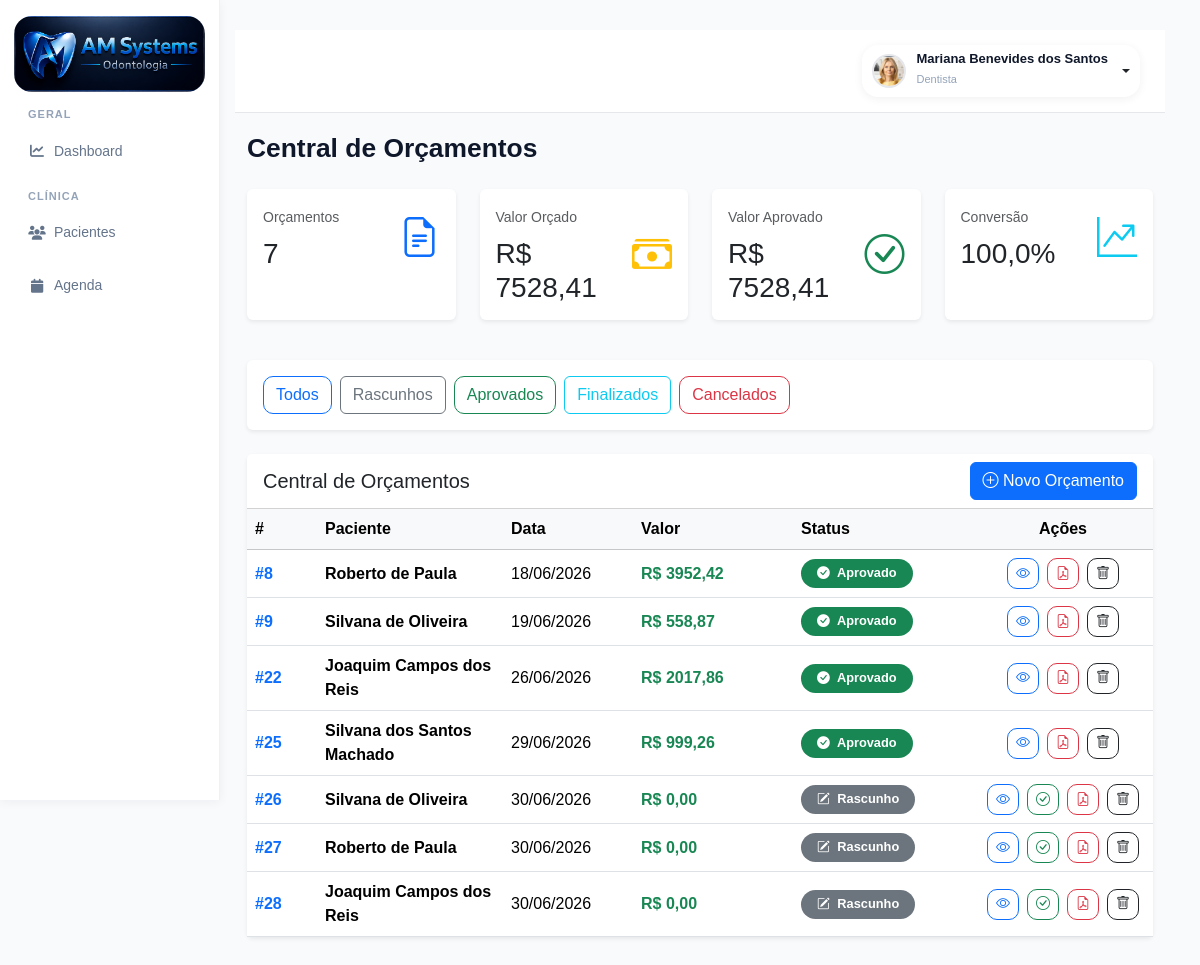
The page /orcamentos/central/ (signed in) on the database as committed earlier.
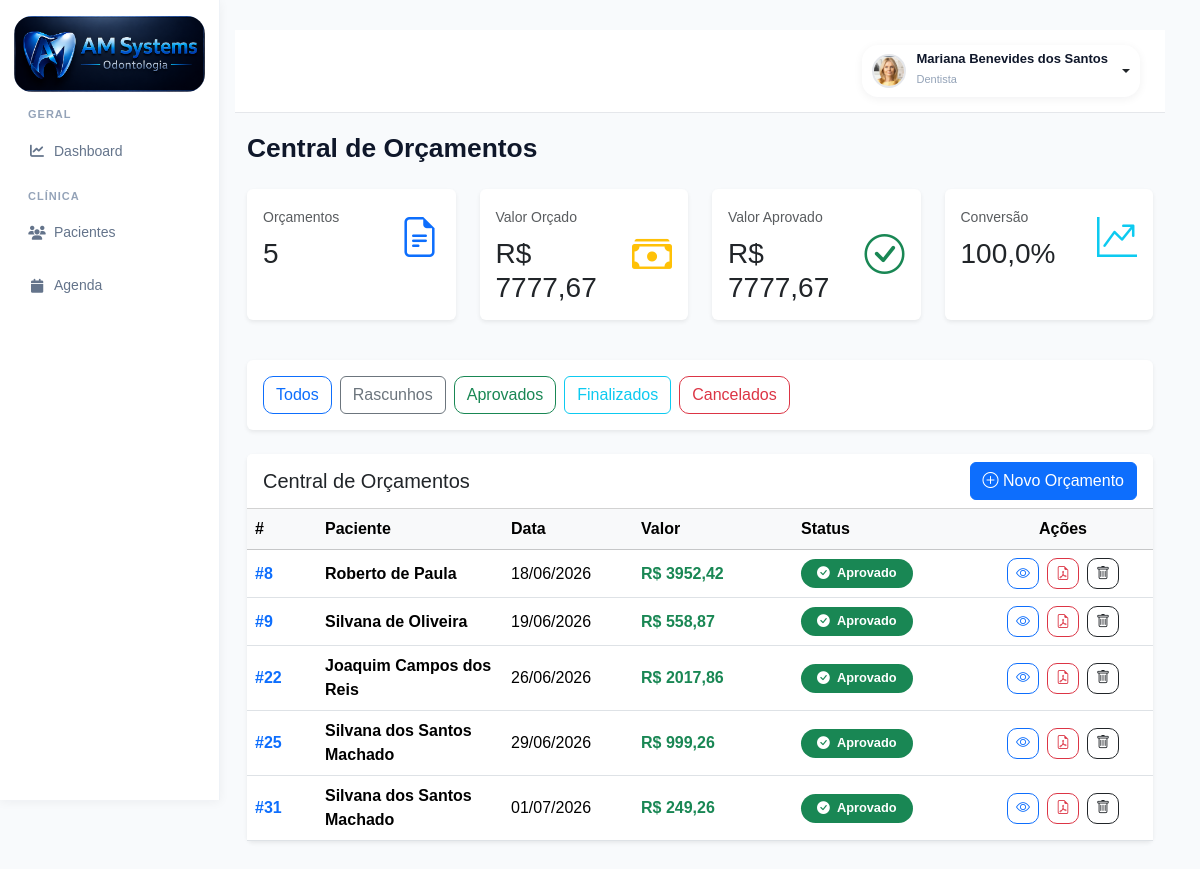
The same page on the database as committed later.
### accounts/models.py (models this page shows, shortened)
class Orcamento(models.Model):
    paciente = models.ForeignKey(
        Paciente,
        on_delete=models.CASCADE,
        related_name='orcamentos'
    )
    tratamento = models.ForeignKey(
        Tratamento,
        on_delete=models.CASCADE,
        related_name='orcamentos',
        null=True,
        blank=True
    )
    STATUS_CHOICES = (
        ('rascunho', 'Rascunho'),
        ('aprovado', 'Aprovado'),
        ('em_execucao', 'Em Execução'),
        ('finalizado', 'Finalizado'),
        ('cancelado', 'Cancelado'),
    )
    status = models.CharField(
        max_length=20,
        choices=STATUS_CHOICES,
        default='rascunho'
    )
    desconto = models.DecimalField(
        max_digits=10,
        decimal_places=2,
        default=0
    )
    entrada = models.DecimalField(
        max_digits=10,
        decimal_places=2,
        default=0
    )
    parcelas = models.IntegerField(
        default=1
    )
    FORMA_PAGAMENTO = (
        ('dinheiro', 'Dinheiro'),
        ('pix', 'PIX'),
        ('debito', 'Cartão Débito'),
        ('credito', 'Cartão Crédito'),
        ('boleto', 'Boleto'),
    )
    forma_pagamento = models.CharField(
        max_length=20,
        choices=FORMA_PAGAMENTO,
        default='pix'
    )
    observacoes = models.TextField(
        blank=True,
        null=True
    )
    criado_em = models.DateTimeField(
        auto_now_add=True
    )
    @property
    def total(self):
        total = sum(
            item.total
            for item in self.itens.all()
        )
        return total - self.desconto

class Paciente(models.Model):
    foto = models.ImageField(
        upload_to='pacientes/',
        blank=True,
        null=True
    )
    nome = models.CharField(
        max_length=200
    )
    cpf = models.CharField(
        max_length=14,
        blank=True,
        null=True
    )
    rg = models.CharField(
        max_length=20,
        blank=True,
        null=True
    )
    nascimento = models.DateField(
        blank=True,
        null=True
    )
    genero = models.CharField(
        max_length=20,
        blank=True,
        null=True
    )
    estado_civil = models.CharField(
        max_length=30,
        blank=True,
        null=True
    )
    profissao = models.CharField(
        max_length=100,
        blank=True,
        null=True
    )
    telefone = models.CharField(
        max_length=20,
        blank=True,
        null=True
    )
    whatsapp = models.CharField(
        max_length=20,
        blank=True,
        null=True
    )
    email = models.EmailField(
        blank=True,
        null=True
    )
    cep = models.CharField(
        max_length=10,
        blank=True,
        null=True
    )
    endereco = models.CharField(
        max_length=255,
        blank=True,
        null=True
    )
    numero = models.CharField(
        max_length=20,
        blank=True,
        null=True
    )
    complemento = models.CharField(
        max_length=100,
        blank=True,
        null=True
    )
    bairro = models.CharField(
        max_length=100,
        blank=True,
        null=True
    )
    cidade = models.CharField(
        max_length=100,
        blank=True,
        null=True
    )
    estado = models.CharField(
        max_length=2,
        blank=True,
        null=True
    )
    convenio = models.CharField(
        max_length=100,
        blank=True,
        null=True
    )
    carteirinha = models.CharField(
        max_length=100,
        blank=True,
        null=True
    )
    alergias = models.TextField(
        blank=True,
        null=True
    )
    medicamentos = models.TextField(
        blank=True,
        null=True
    )
    observacoes = models.TextField(
        blank=True,
        null=True
    )
    responsavel = models.CharField(
        max_length=200,
        blank=True,
        null=True
    )
    cpf_responsavel = models.CharField(
        max_length=14,
        blank=True,
        null=True
    )
    telefone_responsavel = models.CharField(
        max_length=20,
        blank=True,
        null=True
    )
    dentista = models.ForeignKey(
        User,
        on_delete=models.SET_NULL,
        null=True,
        blank=True,
        related_name='pacientes'
    )
    ativo = models.BooleanField(
        default=True
    )
    criado_em = models.DateTimeField(
        auto_now_add=True
    )
    atualizado_em = models.DateTimeField(
        auto_now=True
    )

class ItemOrcamento(models.Model):
    STATUS_CHOICES = (
        ('existente', 'Existente'),
        ('planejado', 'Planejado'),
        ('andamento', 'Em Andamento'),
        ('realizado', 'Realizado'),
        ('cancelado', 'Cancelado'),
    )
    orcamento = models.ForeignKey(
        Orcamento,
        on_delete=models.CASCADE,
        related_name='itens'
    )
    procedimento = models.ForeignKey(
        Procedimento,
        on_delete=models.SET_NULL,
        null=True
    )
    tipo_local = models.CharField(
        max_length=20,
        choices=TIPO_LOCAL,
        default='dente'
    )
    dente = models.CharField(
        max_length=10,
        blank=True,
        null=True
    )
    face = models.CharField(
        max_length=10,
        blank=True,
        null=True
    )
    posicao_icone = models.CharField(
        max_length=20,
        blank=True,
        null=True,
        choices=Procedimento.POSICOES
    )
    hemi_arcada = models.CharField(
        max_length=20,
        choices=HEMI_CHOICES,
        blank=True,
        null=True
    )
    quantidade = models.IntegerField(
        default=1
    )
    valor_unitario = models.DecimalField(
        max_digits=10,
        decimal_places=2,
        default=0
    )
    status = models.CharField(
        max_length=20,
        choices=STATUS_CHOICES,
        default='planejado'
    )
    @property
    def total(self):
        return self.quantidade * self.valor_unitario

### accounts/views.py (the view)
def central_orcamentos(request):
    status = request.GET.get('status')
    orcamentos = Orcamento.objects.all()
    if status:
        orcamentos = orcamentos.filter(status=status)
    total_orcamentos = Orcamento.objects.count()
    valor_total = 0
    valor_aprovado = 0
    for orcamento in Orcamento.objects.all():
        valor_total += orcamento.total
        if orcamento.status == 'aprovado':
            valor_aprovado += orcamento.total
    percentual_conversao = 0
    if valor_total > 0:
        percentual_conversao = round(
            (valor_aprovado / valor_total) * 100,
            1
        )
    rascunhos = Orcamento.objects.filter(
        status='rascunho'
    ).count()
    aprovados = Orcamento.objects.filter(
        status='aprovado'
    ).count()
    finalizados = Orcamento.objects.filter(
        status='finalizado'
    ).count()
    cancelados = Orcamento.objects.filter(
        status='cancelado'
    ).count()
    context = {
        'orcamentos': orcamentos,
        'status': status,
        'total_orcamentos': total_orcamentos,
        'valor_total': valor_total,
        'valor_aprovado': valor_aprovado,
        'percentual_conversao': percentual_conversao,
        'rascunhos': rascunhos,
        'aprovados': aprovados,
        'finalizados': finalizados,
        'cancelados': cancelados,
    }
    return render(
        request,
        'accounts/central_orcamentos.html',
        context
    )

### accounts/templates/accounts/central_orcamentos.html (shortened to what the changed rows need)
{% extends 'accounts/base.html' %}
{% block content %}
<div class="container-fluid">
    <div class="d-flex justify-content-between align-items-center mb-4">
        <h1 class="page-title">
            Central de Orçamentos
        </h1>
    </div>
    <div class="row mb-4">
        <div class="col-md-3 mb-3">
            <div class="card border-0 shadow-sm h-100">
                <div class="card-body">
                    <div class="d-flex justify-content-between align-items-center">
                        <div>
                            <small class="text-muted">
                                Orçamentos
                            </small>
                            <h3 class="mb-0 mt-2">
                                {{ total_orcamentos }}
                            </h3>
                        </div>
                    </div>
                </div>
            </div>
        </div>
        <div class="col-md-3 mb-3">
            <div class="card border-0 shadow-sm h-100">
                <div class="card-body">
                    <div class="d-flex justify-content-between align-items-center">
                        <div>
                            <small class="text-muted">
                                Valor Orçado
                            </small>
                            <h3 class="mb-0 mt-2">
                                R$ {{ valor_total }}
                            </h3>
                        </div>
                    </div>
                </div>
            </div>
        </div>
        <div class="col-md-3 mb-3">
            <div class="card border-0 shadow-sm h-100">
                <div class="card-body">
                    <div class="d-flex justify-content-between align-items-center">
                        <div>
                            <small class="text-muted">
                                Valor Aprovado
                            </small>
                            <h3 class="mb-0 mt-2">
                                R$ {{ valor_aprovado }}
                            </h3>
                        </div>
                    </div>
                </div>
            </div>
        </div>
    </div>
    <div class="card border-0 shadow-sm">
        <div class="card-body p-0">
            <div class="table-responsive">
                <table class="table align-middle mb-0">
    <thead class="table-light">
        <tr>
            <th width="70">#</th>
            <th>Paciente</th>
            <th width="130">Data</th>
            <th width="160">Valor</th>
            <th width="180">Status</th>
            <th width="180" class="text-center">
                Ações
            </th>
        </tr>
    </thead>
    <tbody>
        {% for orcamento in orcamentos %}
        <tr>
            <td class="fw-bold text-primary">
                #{{ orcamento.id }}
            </td>
            <td>
                <div class="fw-semibold">
                    {{ orcamento.paciente.nome }}
                </div>
            </td>
            <td>
                {{ orcamento.criado_em|date:"d/m/Y" }}
            </td>
            <td class="fw-bold text-success">
                R$ {{ orcamento.total }}
            </td>
            <td>
                {% if orcamento.status == 'rascunho' %}
                <span class="badge rounded-pill bg-secondary px-3 py-2">
                    <i class="bi bi-pencil-square me-1"></i>
                    Rascunho
                </span>
                {% elif orcamento.status == 'aprovado' %}
                <span class="badge rounded-pill bg-success px-3 py-2">
                    <i class="bi bi-check-circle-fill me-1"></i>
                    Aprovado
                </span>
                {% elif orcamento.status == 'finalizado' %}
                <span class="badge rounded-pill bg-primary px-3 py-2">
                    <i class="bi bi-flag-fill me-1"></i>
                    Finalizado
                </span>
                {% elif orcamento.status == 'cancelado' %}
                <span class="badge rounded-pill bg-danger px-3 py-2">
                    <i class="bi bi-x-circle-fill me-1"></i>
                    Cancelado
                </span>
                {% endif %}
            </td>
            <td>
                <div class="d-flex justify-content-center gap-2">
                    <a href="{% url 'orcamento' orcamento.paciente.id %}"
                       class="btn btn-sm btn-outline-primary"
                       title="Visualizar">
                        <i class="bi bi-eye"></i>
                    </a>
                    {% if orcamento.status == 'rascunho' %}
                    <a href="{% url 'aprovar_orcamento' orcamento.id %}"
                       class="btn btn-sm btn-outline-success"
                       title="Aprovar">
                        <i class="bi bi-check-circle"></i>
                    </a>
                    {% endif %}
                    <a href="{% url 'gerar_pdf_orcamento' orcamento.id %}"
                       class="btn btn-sm btn-outline-danger"
                       title="PDF">
                        <i class="bi bi-file-earmark-pdf"></i>
                    </a>
                    <a href="{% url 'excluir_orcamento' orcamento.id %}"
                       class="btn btn-sm btn-outline-dark"
                       title="Excluir"
                       onclick="return confirm('Deseja realmente excluir este orçamento?')">
                        <i class="bi bi-trash"></i>
                    </a>
                </div>
            </td>
        </tr>
        {% endfor %}
    </tbody>
</table>
            </div>
        </div>
    </div>
</div>
{% endblock %}

Rows that differ between the two databases and show on the page:
removed Orcamento: id "26", paciente.nome "Silvana de Oliveira", criado_em "30/06/2026", total "0,00", status "rascunho" (drawn)
removed Orcamento: id "27", paciente.nome "Roberto de Paula", criado_em "30/06/2026", total "0,00", status "rascunho" (drawn)
removed Orcamento: id "28", paciente.nome "Joaquim Campos dos Reis", criado_em "30/06/2026", total "0,00", status "rascunho" (drawn)
added Orcamento: id "31", paciente.nome "Silvana dos Santos Machado", criado_em "01/07/2026", total "249,26", status "aprovado" (drawn)
Other text that changed with them:
{{ total_orcamentos }}: "7" → "5"
{{ valor_total }}: "7528,41" → "7777,67"
{{ valor_aprovado }}: "7528,41" → "7777,67"
